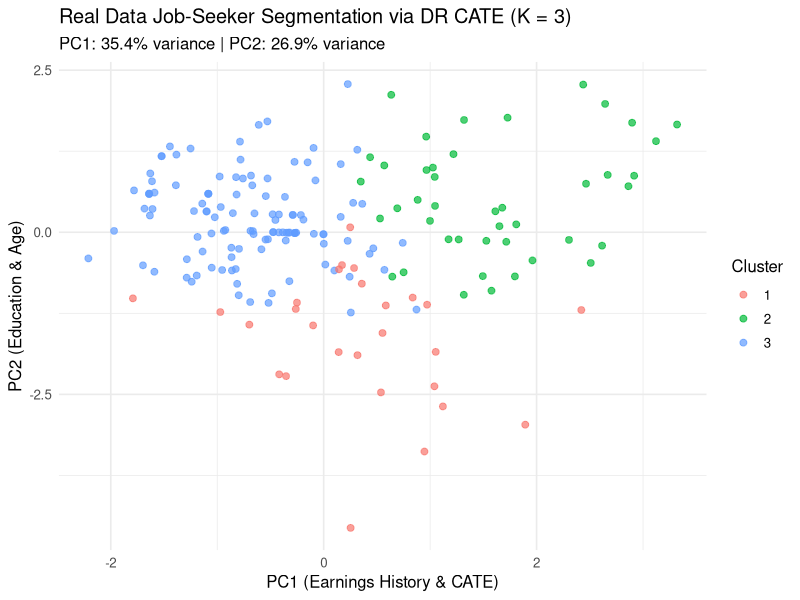
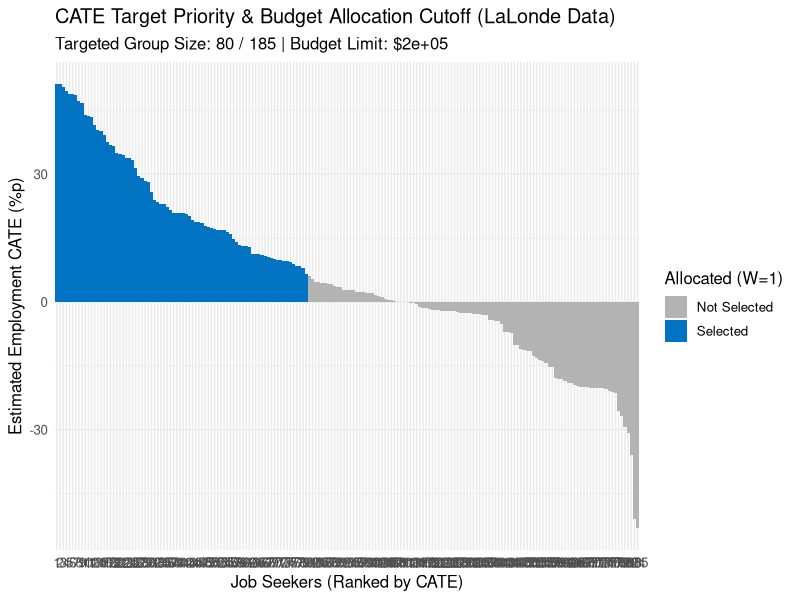
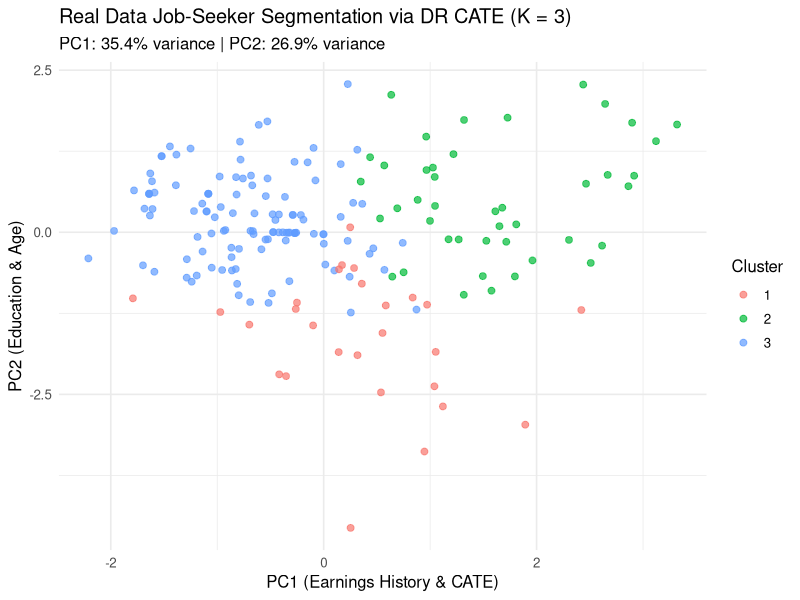
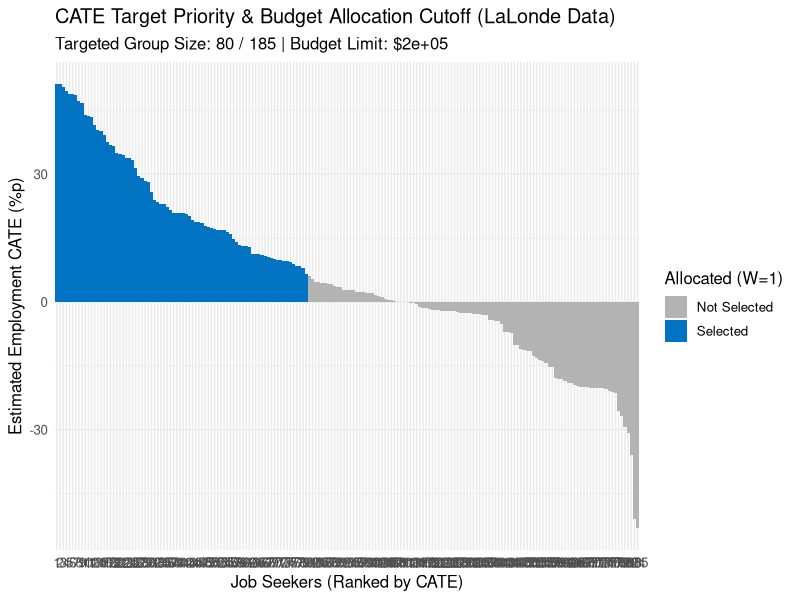

Write the R code that produced these figures, in order.
############################################################
# LABOUR MARKET POLICY EVALUATION USING REAL PUBLIC DATA (UPDATED)
# - Dataset: LaLonde (1986) NSW Job Training Dataset (MatchIt Package)
# - Covariates (X): age, educ, race, married, nodegree, re74, re75
# - Treatment (W): treat (1 = NSW Job Training Program, 0 = Control)
# - Outcome (Y): re78 (Real Earnings in 1978) & Employment Indicator
# - Outputs: CSV Tables & PDF Visualizations
############################################################

# ==========================================================
# 0. ENVIRONMENT SETUP
# ==========================================================

Sys.setenv(CUDA_VISIBLE_DEVICES = "-1")
Sys.setenv(TF_CPP_LOG_LEVEL = "2")

needed <- c(
  "MatchIt", "dplyr", "tidyr", "ggplot2", 
  "cluster", "knitr", "kableExtra"
)

for (p in needed) {
  if (!requireNamespace(p, quietly = TRUE)) {
    install.packages(p, quiet = TRUE)
  }
  library(p, character.only = TRUE)
}

set.seed(42)

# ==========================================================
# 1. LOAD & PREPARE PUBLIC DATA (LALONDE DATASET)
# ==========================================================

cat("Loading publicly available LaLonde (1986) NSW Job Training dataset...\n")

data("lalonde", package = "MatchIt")

# Feature engineering on real data (using factor variable 'race')
df_real <- lalonde %>%
  mutate(
    id          = row_number(),
    emp74       = as.numeric(re74 > 0),
    emp75       = as.numeric(re75 > 0),
    emp78       = as.numeric(re78 > 0), # Primary Outcome Y1: Re-employed in 1978
    wage_growth = re78 - re75          # Secondary Outcome Y2: Earnings Gain
  )

N          <- nrow(df_real)
train_frac <- 0.70

# Train / Test Split
idx_tr <- sample(seq_len(N), floor(train_frac * N))
idx_te <- setdiff(seq_len(N), idx_tr)

df_tr <- df_real[idx_tr, ]
df_te <- df_real[idx_te, ]

cat(sprintf("Real Data Prepared: Total N = %d | Train N = %d | Test N = %d\n", 
            N, nrow(df_tr), nrow(df_te)))

# ==========================================================
# 2. DOUBLY ROBUST (DR) CATE ESTIMATION (SELECTION BIAS REMOVAL)
# ==========================================================

cat("\nEstimating Propensity Scores & DR CATE on Real Data...\n")

# 1) Propensity Model e(X) = P(treat = 1 | X)
prop_model <- glm(
  treat ~ age + educ + race + married + nodegree + re74 + re75,
  data = df_tr, 
  family = binomial()
)

e_hat_te <- predict(prop_model, newdata = df_te, type = "response")
e_hat_te <- pmax(pmin(e_hat_te, 0.95), 0.05) # Truncation

# 2) Outcome Regression Models mu_1(X) and mu_0(X)
m1_emp <- glm(
  emp78 ~ age + educ + race + married + nodegree + re74 + re75,
  data = df_tr %>% filter(treat == 1), 
  family = binomial()
)

m0_emp <- glm(
  emp78 ~ age + educ + race + married + nodegree + re74 + re75,
  data = df_tr %>% filter(treat == 0), 
  family = binomial()
)

mu1_hat_te <- predict(m1_emp, newdata = df_te, type = "response")
mu0_hat_te <- predict(m0_emp, newdata = df_te, type = "response")

# 3) Doubly Robust Pseudo-Outcomes for CATE
W_te <- df_te$treat
Y_te <- df_te$emp78

dr_pseudo_outcome <- (mu1_hat_te - mu0_hat_te) + 
  (W_te * (Y_te - mu1_hat_te) / e_hat_te) - 
  ((1 - W_te) * (Y_te - mu0_hat_te) / (1 - e_hat_te))

# Fit CATE Model on DR Pseudo-Outcomes
cate_model <- lm(
  dr_pseudo_outcome ~ age + educ + race + married + nodegree + re74 + re75,
  data = df_te
)

df_te$cate_emp <- predict(cate_model, newdata = df_te)

cat(sprintf("Estimated Mean CATE on Re-employment Rate: %.2f%%p\n", mean(df_te$cate_emp) * 100))

# ==========================================================
# 3. OPTIMAL POLICY ALLOCATION UNDER BUDGET CONSTRAINT
# ==========================================================

cat("\nAllocating Optimal Policy under Limited Budget Constraint...\n")

training_cost_per_person <- 2500   # Cost per trainee ($)
total_budget             <- 200000  # Policy budget ($)
max_capacity             <- floor(total_budget / training_cost_per_person)

# Order job seekers by estimated CATE (descending)
df_te <- df_te %>% arrange(desc(cate_emp))
df_te$optimal_policy <- 0
df_te$optimal_policy[1:min(max_capacity, nrow(df_te))] <- 1

# ==========================================================
# 4. CATE CLUSTERING ANALYSIS
# ==========================================================

cat("\nSegmenting Job Seekers via K-Means Clustering on CATE Profiles...\n")

cluster_features <- scale(df_te[, c("age", "educ", "re75", "cate_emp")])

sil_scores <- sapply(2:4, function(k) {
  km <- kmeans(cluster_features, centers = k, nstart = 20)
  ss <- cluster::silhouette(km$cluster, dist(cluster_features))
  mean(ss[, 3])
})

best_k <- which.max(sil_scores) + 1
km_res <- kmeans(cluster_features, centers = best_k, nstart = 25)
df_te$cluster <- factor(km_res$cluster)

# ==========================================================
# 5. GENERATE FIGURES (PDF EXPORT)
# ==========================================================

cat("\nGenerating Visualizations and Saving to PDF Files...\n")

# Figure 1: PCA Cluster Map
pca_res <- prcomp(cluster_features)
pca_var <- pca_res$sdev^2 / sum(pca_res$sdev^2)
pca_df  <- data.frame(PC1 = pca_res$x[, 1], PC2 = pca_res$x[, 2], Cluster = df_te$cluster)

p_pca <- ggplot(pca_df, aes(x = PC1, y = PC2, color = Cluster)) +
  geom_point(alpha = 0.7, size = 2) +
  theme_minimal(base_size = 12) +
  labs(
    title = paste0("Real Data Job-Seeker Segmentation via DR CATE (K = ", best_k, ")"),
    subtitle = sprintf("PC1: %.1f%% variance | PC2: %.1f%% variance", pca_var[1] * 100, pca_var[2] * 100),
    x = "PC1 (Earnings History & CATE)", y = "PC2 (Education & Age)"
  )

ggsave("real_data_pca_cluster.pdf", plot = p_pca, width = 8, height = 6)

# Figure 2: CATE Distribution and Optimal Policy Cutoff
p_policy <- ggplot(df_te, aes(x = reorder(1:nrow(df_te), -cate_emp), y = cate_emp * 100, fill = factor(optimal_policy))) +
  geom_bar(stat = "identity", width = 1) +
  theme_minimal(base_size = 12) +
  labs(
    title = "CATE Target Priority & Budget Allocation Cutoff (LaLonde Data)",
    subtitle = sprintf("Targeted Group Size: %d / %d | Budget Limit: $%s", 
                       sum(df_te$optimal_policy), nrow(df_te), format(total_budget, big.mark = ",")),
    x = "Job Seekers (Ranked by CATE)",
    y = "Estimated Employment CATE (%p)",
    fill = "Allocated (W=1)"
  ) +
  scale_fill_manual(values = c("0" = "gray70", "1" = "#0073C2FF"), labels = c("Not Selected", "Selected"))

ggsave("real_data_policy_cutoff.pdf", plot = p_policy, width = 8, height = 6)

# Combined PDF Report
pdf("real_data_policy_report.pdf", width = 8, height = 6)
print(p_pca)
print(p_policy)
dev.off()

# ==========================================================
# 6. GENERATE SUMMARY TABLES & EXPORT TO CSV
# ==========================================================

cat("\nCalculating Summary Tables and Exporting to CSV Files...\n")

boot_ci <- function(x, B = 200, alpha = 0.05) {
  n <- length(x)
  boot_means <- replicate(B, mean(sample(x, n, replace = TRUE)))
  c(mean = mean(x), lower = quantile(boot_means, alpha / 2), upper = quantile(boot_means, 1 - alpha / 2))
}

# Cluster Summary Table
cluster_summary <- df_te %>%
  group_by(cluster) %>%
  summarise(
    Count              = n(),
    Avg_Age            = round(mean(age), 1),
    Avg_Education_Yrs  = round(mean(educ), 1),
    Avg_Prior_Earn75   = round(mean(re75), 0),
    CATE_Reemp_Mean_Pct= round(boot_ci(cate_emp)[1] * 100, 2),
    CI_Lower           = round(boot_ci(cate_emp)[2] * 100, 2),
    CI_Upper           = round(boot_ci(cate_emp)[3] * 100, 2),
    Targeted_Rate_Pct  = round(mean(optimal_policy) * 100, 1)
  ) %>%
  ungroup()

# Export Tables to CSV
write.csv(cluster_summary, "real_data_cluster_policy_summary.csv", row.names = FALSE)
write.csv(df_te, "real_data_test_predictions.csv", row.names = FALSE)

cat("\n=================== REAL DATA PIPELINE COMPLETED ===================\n")
cat("Generated CSV Files:\n")
cat(" - real_data_cluster_policy_summary.csv\n")
cat(" - real_data_test_predictions.csv\n\n")
cat("Generated PDF Files:\n")
cat(" - real_data_pca_cluster.pdf\n")
cat(" - real_data_policy_cutoff.pdf\n")
cat(" - real_data_policy_report.pdf\n")
cat("===================================================================\n")
